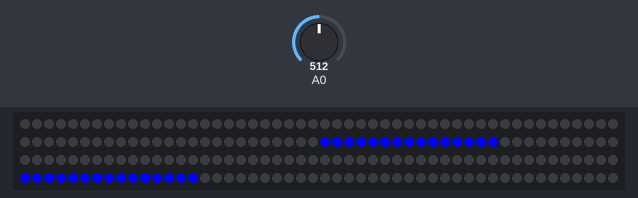
The sketch below on a simulated Arduino Uno, built for the host (arithmetic inside an expression is 32-bit, double 64-bit). Shown: 200 RGB LEDs in strip order, left to right, continuing on the next row. The test bench sets the inputs (shaded band); at power-on: A0 = 512. Random numbers use the default seed unless the sketch sets one.

Above: at 12.8 s.
12.9 s: A0 set to 716
At 24.8 s:
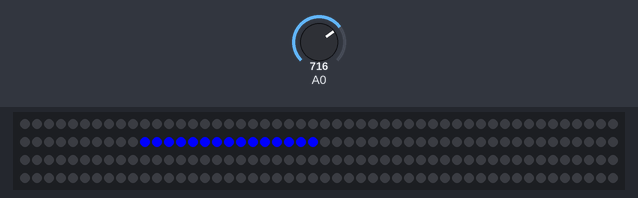
25.7 s: A0 set to 900
At 39.4 s:
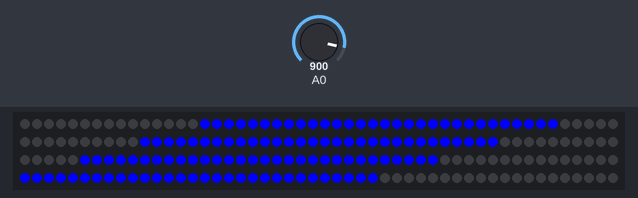
39.7 s: A0 set to 306
At 49.9 s:
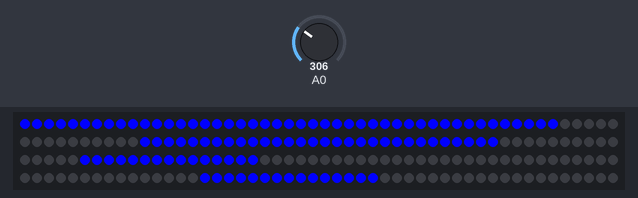
Timing chart, 0 to 51.4 s (numbered marks = the images above; inputs shaded):
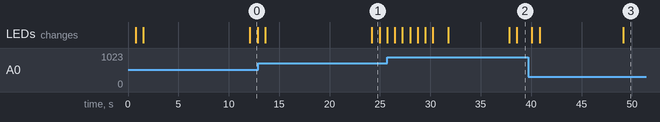

The sketch:

fastled_block_segements_random_order.ino
```cpp
#include "FastLED.h"
#define NUM_LEDS 200
CRGB leds[NUM_LEDS];
#define PIN 9

int v;
int rd;
int gn;
int bl;
int w;
int start;
int fin;
int state;
int last_state;
// int pot_read;
const int pos_num = 16;
int pos_array[pos_num];

void setup() {
  FastLED.addLeds<WS2812, PIN, GRB>(leds, NUM_LEDS).setCorrection( TypicalLEDStrip );
}


void loop() {
    blocks(0, 0, 255);
    blocks(0, 0, 0);
}

void blocks(int rd, int gn, int bl) {
  randomizelist();
  for (w = 0; w < pos_num; w++) {
    start = pos_array[w];
    start = start * 15;
    fin = start + 15;
    for (v = start; v < fin; v++) {
      setPixel(v, rd, gn, bl);
    }
    showStrip();
    // escape/change function with pot (optional)
    // pot_read = analogRead(A0);
    // state = map(pot_read, 0, 1023, 1, 10);
    // if (state != last_state) {
    //   return;
    // }
    delay(750);
  }
}

void randomizelist() {
  unsigned char chosen[pos_num];
  unsigned char index_pt, log_pt;
  for (index_pt = 0; index_pt < pos_num; index_pt++)
    chosen[index_pt] = 0;
  randomSeed(analogRead(A0));
  for (index_pt = 0; index_pt < pos_num; index_pt++)  {
    int r = random(pos_num - index_pt);
    for (log_pt = 0; log_pt <= r; log_pt++)    {
      r += chosen[log_pt];
    }
    chosen[r] = 1;
    pos_array[index_pt] = r;
  }
}

void showStrip() {
#ifdef ADAFRUIT_NEOPIXEL_H
  // NeoPixel
  strip.show();
#endif
#ifndef ADAFRUIT_NEOPIXEL_H
  // FastLED
  FastLED.show();
#endif
}

void setPixel(int Pixel, byte red, byte green, byte blue) {
#ifdef ADAFRUIT_NEOPIXEL_H
  // NeoPixel
  strip.setPixelColor(Pixel, strip.Color(red, green, blue));
#endif
#ifndef ADAFRUIT_NEOPIXEL_H
  // FastLED
  leds[Pixel].r = red;
  leds[Pixel].g = green;
  leds[Pixel].b = blue;
#endif
}

void setAll(byte red, byte green, byte blue) {
  for (int i = 0; i < NUM_LEDS; i++ ) {
    setPixel(i, red, green, blue);
  }
  showStrip();
}
```
